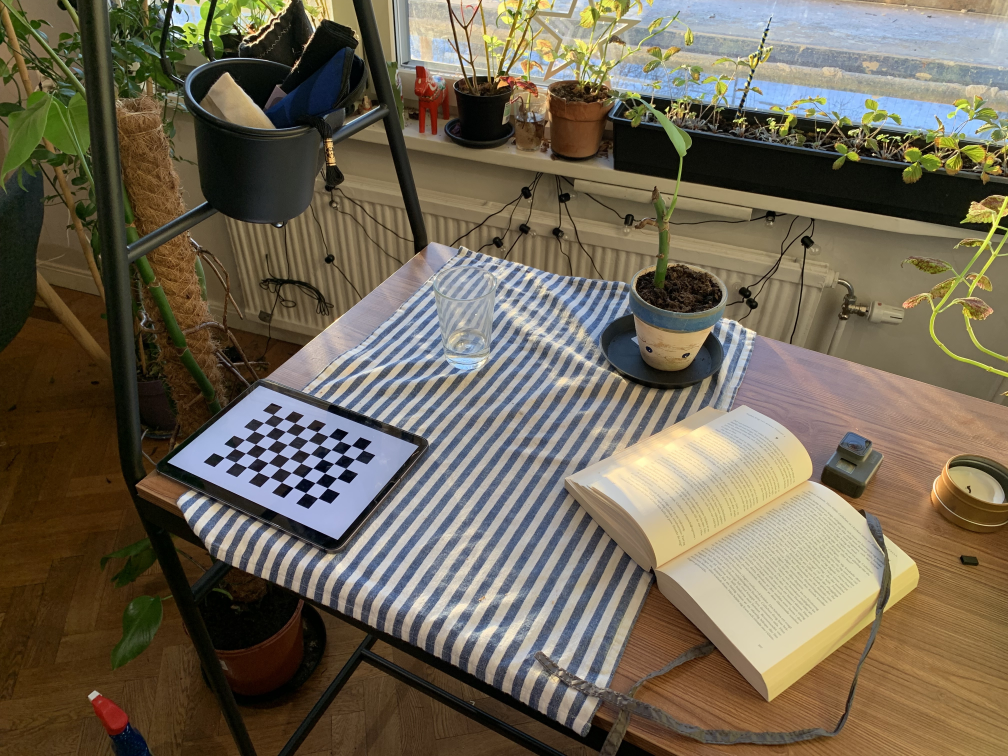
#> input picture images/table/table.jpg, 4032 x 3024 px (shown at 1/4 size)
$ jupyter execute projection_matrix.ipynb   (shell and % lines are left out)
#> lines starting #> are read from the running program, lines starting #| are printed output that depends on the picture; long printed decimals are rounded
# Exploring the projection matrix

[cell 1]
import matplotlib.pyplot as plt
import numpy as np
import cv2 as cv

from matplotlib.image import imread

# Utils

[cell 2]
def intersect_lines_2d(lines):
    """
    See:
    https://en.wikipedia.org/wiki/Line%E2%80%93line_intersection#In_two_dimensions
    file:///C:/Users/jules/AppData/Local/Temp/silo.tips_least-squares-intersection-of-lines.pdf
    """
    # We define a line as (a, n) where
    # a is a point on the line
    # n is the direction vector
    S = np.zeros((2,2))
    C = np.zeros((2,))
    for line in lines:
        a = line[0]
        n = line[1] - line[0]
        n = n / np.linalg.norm(n)
        S += np.eye(2) - np.outer(n, n)
        C += (np.eye(2) - np.outer(n, n)) @ a

    return np.linalg.pinv(S) @ C.T

[cell 3]
# First step: open image and compute matrix
image_path = "../images/table/table.jpg"

[cell 4]
# termination criteria
criteria = (cv.TERM_CRITERIA_EPS + cv.TERM_CRITERIA_MAX_ITER, 30, 0.001)
rows, cols = 6, 9
# prepare object points, like (0,0,0), (1,0,0), (2,0,0) ....,(6,5,0)
objp = np.zeros((rows*cols,3), np.float32)
objp[:,:2] = np.mgrid[0:rows,0:cols].T.reshape(-1,2)
# Arrays to store object points and image points from all the images.
objpoints = [] # 3d point in real world space
imgpoints = [] # 2d points in image plane.

img = cv.imread(image_path)
#> img is the input picture: shape (3024, 4032, 3); mean B, G, R 84.1, 101.9, 111.2
gray = cv.cvtColor(img, cv.COLOR_BGR2GRAY)
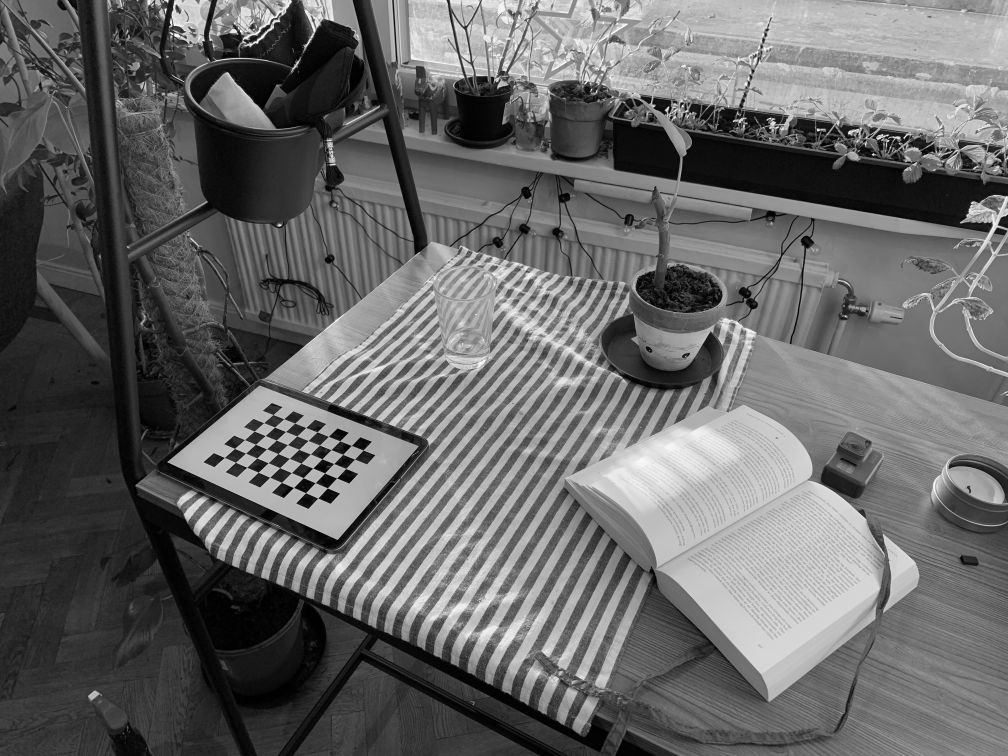
#> gray: shape (3024, 4032) (shown at 1/4 size); min 0, max 255, mean 102.7
# Find the chess board corners
ret, corners = cv.findChessboardCorners(gray, (rows, cols), None)
#> ret = True; corners = 54 rows, first 8: [898.3, 1831.6], [939.6, 1795.5], [979.5, 1760.2], [1018.4, 1726.1], [1055.8, 1692.4], [1093.6, 1659.7], [943.5, 1850.9], [983.8, 1814.2]
# If found, add object points, image points (after refining them)
if ret == True:
    objpoints.append(objp)
    corners2 = cv.cornerSubPix(gray,corners, (11,11), (-1,-1), criteria)
#> corners2 = 54 rows, first 8: [898.7, 1831.5], [939.6, 1795.3], [979.3, 1760.2], [1018.3, 1725.8], [1056.1, 1692.5], [1093.4, 1659.7], [943.3, 1850.7], [983.7, 1814.3]
    imgpoints.append(corners2)

cv.drawChessboardCorners(img, (rows, cols), corners2, ret)
ret, mtx, dist, rvecs, tvecs = cv.calibrateCamera(objpoints, imgpoints, gray.shape[::-1], None, None)
#> ret = 0.0942; mtx = [[1081.5, 0, 1996.2], [0, 729.7, 1567.3], [0, 0, 1]]; dist = [[0.0274, -0.0157, -0.00393, 0.000567, 0.00262]]; rvecs = ([-0.258, -0.159, -1.08],); tvecs = ([-18.92, 6.83, 18.83],)

plt.figure()
plt.imshow(img)
plt.show()

[cell 5]
mean_error = 0
for i in range(len(objpoints)):
    imgpoints2, _ = cv.projectPoints(objpoints[i], rvecs[i], tvecs[i], mtx, dist)
    error = cv.norm(imgpoints[i], imgpoints2, cv.NORM_L2)/len(imgpoints2)
    mean_error += error
#> this loop made 1 pass
#> (error, mean_error) on pass 1: (0.0128, 0.0128)
#> after the loop, mean_error = 0.0128
print( "total error: {}".format(mean_error/len(objpoints)) )
#| total error: 0.01282

[cell 6]
img = cv.imread(image_path)
h,  w = img.shape[:2]
#> h = 3024; w = 4032
newcameramtx, roi = cv.getOptimalNewCameraMatrix(mtx, dist, (w,h), 1, (w,h))
#> newcameramtx = [[1095.5, 0, 2003.8], [0, 750, 1528.3], [0, 0, 1]]; roi = (628, 475, 2740, 2168)

[cell 7]
dst = cv.undistort(img, mtx, dist, newcameramtx)
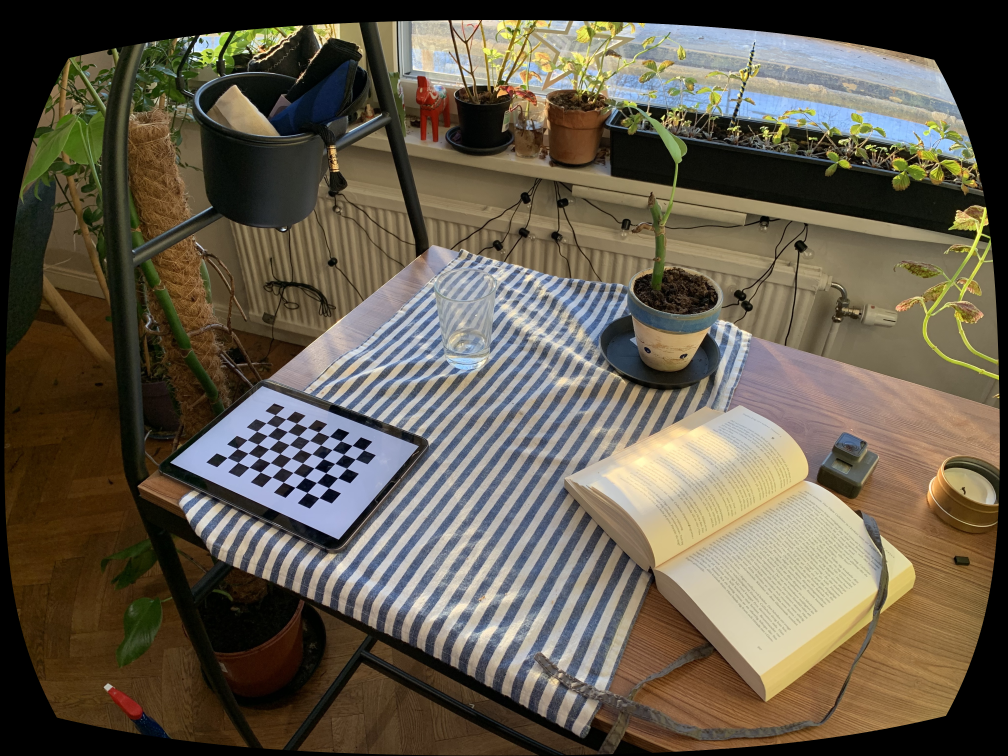
#> dst: shape (3024, 4032, 3) (shown at 1/4 size); mean B, G, R 75.8, 91.1, 99.5

[cell 8]
# First property: the columns of P are the vanishing points
img = imread(image_path)
plt.figure()
plt.imshow(dst)

[cell 9]
R = cv.Rodrigues(rvecs[0])[0]
#> R = [[0.461, 0.887, -0.00153], [-0.85, 0.443, 0.284], [0.253, -0.13, 0.959]]
t = tvecs[0]
#> t = [-18.92, 6.83, 18.83]
Rt = np.concatenate([R,t], axis=-1) # [R|t]
#> Rt = [[0.461, 0.887, -0.00153, -18.92], [-0.85, 0.443, 0.284, 6.83], [0.253, -0.13, 0.959, 18.83]]
P = np.matmul(newcameramtx,Rt) # A[R|t]
#> P = [[1012.5, 711.5, 1919.4, 17007.7], [-251, 133.5, 1678.5, 33904.9], [0.253, -0.13, 0.959, 18.83]]
P = P/P[-1,-1]
#> P = [[53.76, 37.78, 101.9, 903.1], [-13.33, 7.09, 89.12, 1800.2], [0.0134, -0.0069, 0.0509, 1]]

for i in range(3):
    plt.scatter(*P[0:2,i]/P[2,i], color = "red")

print(P)
#| [[ 5.37621228e+01  3.77780968e+01  1.01912185e+02  9.03062066e+02]
#|  [-1.33283076e+01  7.08653695e+00  8.91248704e+01  1.80024988e+03]
#|  [ 1.34335883e-02 -6.90034678e-03  5.09040922e-02  1.00000000e+00]]
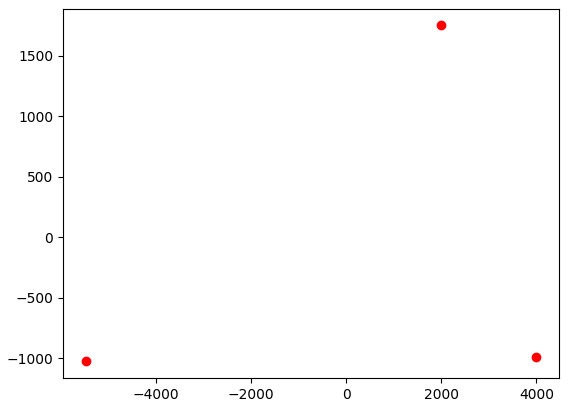
#> figure drawn by matplotlib, 1 panel

[cell 10]
# Compute vanishing points manually
"""
pt1 = (1094, 1660)
pt2 = (1406, 1782)
pt3 = (898, 1838)
pt4 = (1224, 1972)
"""
"""
pt1 = (1098, 1624)
pt2 = (1410, 1749)
pt3 = (904, 1799)
pt4 = (1227, 1944)
"""
pt1 = (1102, 1661)
pt2 = (1410, 1784)
pt3 = (910, 1832)
pt4 = (1230, 1970)

linesX = [np.array([pt1, pt3]), np.array([pt2, pt4])]
linesY = [np.array([pt1, pt2]), np.array([pt3, pt4])]

X_vp = intersect_lines_2d(linesX)
Y_vp = intersect_lines_2d(linesY)

for line in linesX + linesY:
    plt.axline(line[0], line[1], color = "blue")

plt.scatter(*X_vp, color = "blue")
plt.scatter(*Y_vp, color = "blue")
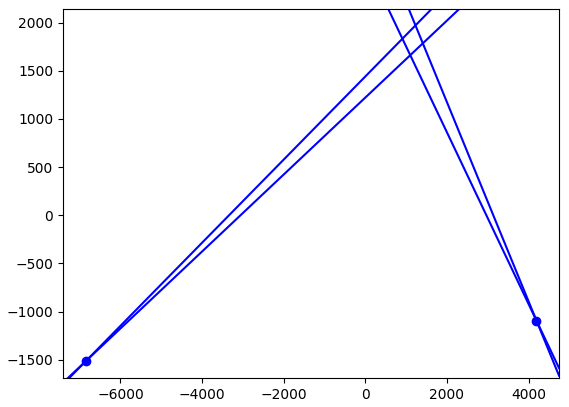
#> figure drawn by matplotlib, 1 panel
